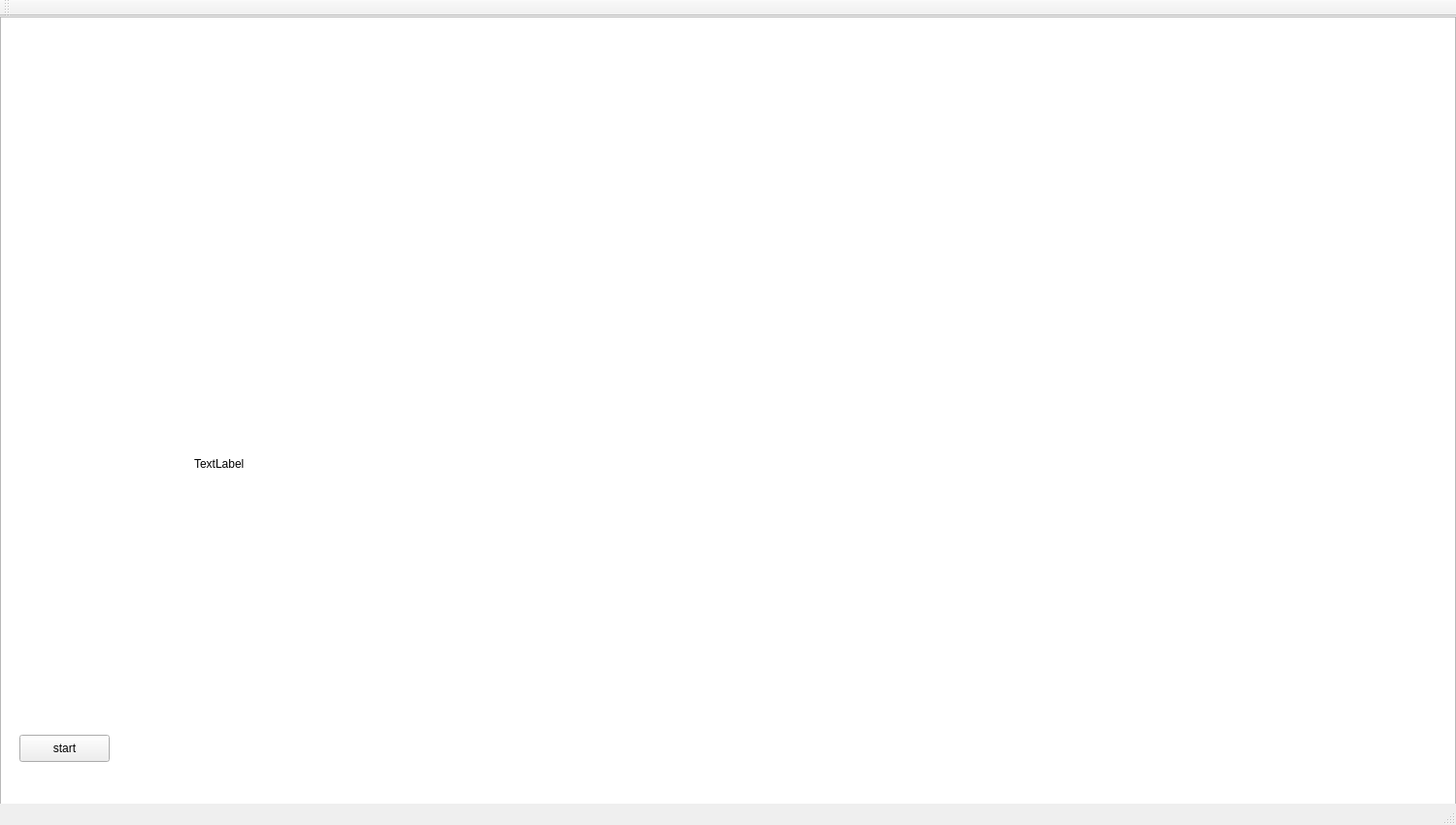
<?xml version="1.0" encoding="UTF-8"?>
<ui version="4.0">
 <class>MainWindow</class>
 <widget class="QMainWindow" name="MainWindow">
  <property name="geometry">
   <rect>
    <x>0</x>
    <y>0</y>
    <width>1500</width>
    <height>850</height>
   </rect>
  </property>
  <property name="windowTitle">
   <string>MainWindow</string>
  </property>
  <widget class="QWidget" name="centralWidget">
   <widget class="QPushButton" name="start">
    <property name="geometry">
     <rect>
      <x>20</x>
      <y>740</y>
      <width>93</width>
      <height>28</height>
     </rect>
    </property>
    <property name="text">
     <string>start</string>
    </property>
   </widget>
   <widget class="QGraphicsView" name="Mapka">
    <property name="geometry">
     <rect>
      <x>0</x>
      <y>0</y>
      <width>1500</width>
      <height>850</height>
     </rect>
    </property>
   </widget>
   <widget class="QLabel" name="test_label">
    <property name="geometry">
     <rect>
      <x>200</x>
      <y>350</y>
      <width>451</width>
      <height>221</height>
     </rect>
    </property>
    <property name="text">
     <string>TextLabel</string>
    </property>
   </widget>
   <zorder>Mapka</zorder>
   <zorder>start</zorder>
   <zorder>test_label</zorder>
  </widget>
  <widget class="QMenuBar" name="menuBar">
   <property name="geometry">
    <rect>
     <x>0</x>
     <y>0</y>
     <width>1500</width>
     <height>26</height>
    </rect>
   </property>
  </widget>
  <widget class="QToolBar" name="mainToolBar">
   <attribute name="toolBarArea">
    <enum>TopToolBarArea</enum>
   </attribute>
   <attribute name="toolBarBreak">
    <bool>false</bool>
   </attribute>
  </widget>
  <widget class="QStatusBar" name="statusBar"/>
 </widget>
 <layoutdefault spacing="6" margin="11"/>
 <resources/>
 <connections/>
</ui>
